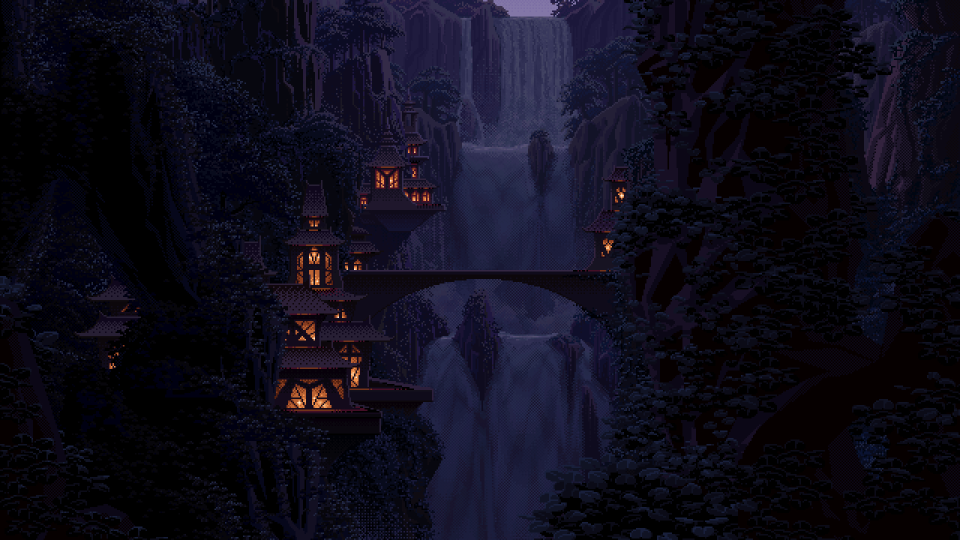
#> input picture assets/wallpaper.jpg, 1920 x 1080 px (shown at 1/2 size)
$ python image-to-ascii.py ../assets/wallpaper.jpg out.png
#> lines starting #> are read from the running program, lines starting #| are printed output that depends on the picture
#!/usr/bin/env python3
"""Image -> ASCII art (luminance mapped to character density).

Reproduces the reference site's full-bleed ASCII look: bright image regions
become dense glyphs, dark regions become sparse/space. Output is a plain .txt
asset meant to be imported with Vite's `?raw` and shown in a <pre>, exactly
like the existing footer ASCII art.

Usage:
    python scripts/image-to-ascii.py INPUT.png OUTPUT.txt [--cols 160] [--ramp " .:-=+*#%@"]
"""

import argparse
import sys

from PIL import Image, ImageOps

# Dark -> light. Leftmost char = darkest cell, rightmost = brightest.
DEFAULT_RAMP = " .:-=+*#%@"


def image_to_ascii(path: str, cols: int, ramp: str, invert: bool, cell: float) -> str:
#> called with path = '../assets/wallpaper.jpg', cols = 160, ramp = ' .:-=+*#%@', invert = False, cell = 0.5
    im = Image.open(path)
#> im is the input picture: PIL image 1920x1080 RGB; mean R, G, B 14.3, 12.6, 25.9
    if im.mode in ("RGBA", "LA") or (im.mode == "P" and "transparency" in im.info):
        # Composite transparency onto white so cut-outs don't read as black.
        bg = Image.new("RGB", im.size, (255, 255, 255))
        im = im.convert("RGBA")
        bg.paste(im, mask=im.split()[-1])
        im = bg
    else:
        im = im.convert("RGB")

    # `cell` is the monospace glyph height/width ratio (advance width vs line
    # height). ~0.6 for Geist Mono, ~0.5 for a generic 2:1 cell. Scaling rows by
    # it keeps the displayed ASCII aspect true so it fills the frame on both axes.
    aspect = im.height / im.width
#> aspect = 0.562
    rows = max(1, int(cols * aspect * cell))
#> rows = 45

    im = im.resize((cols, rows), Image.LANCZOS)
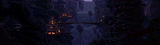
#> im: PIL image 160x45 RGB; mean R, G, B 14.3, 12.6, 26
    im = ImageOps.autocontrast(im, cutoff=1)
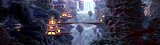
#> im: PIL image 160x45 RGB; mean R, G, B 57.9, 56.1, 72.8
    gray = im.convert("L")
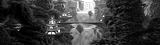
#> gray: PIL image 160x45 L; min 0, max 255, mean 58.5

    # Perceptual luminance (Rec. 601) via the grayscale channel directly.
    pixels = gray.load()
    last = len(ramp) - 1
    out_lines = []
    for y in range(rows):
        line = []
        for x in range(cols):
            idx = int(pixels[x, y] / 255 * last + 0.5)
            if invert:
                idx = last - idx
            line.append(ramp[idx])
        out_lines.append("".join(line).rstrip())
#> after the loop, out_lines = 45 items
    return "\n".join(out_lines) + "\n"


def main() -> int:
    ap = argparse.ArgumentParser(description=__doc__)
    ap.add_argument("input")
    ap.add_argument("output")
    ap.add_argument("--cols", type=int, default=160, help="target character width")
    ap.add_argument("--ramp", default=DEFAULT_RAMP, help="density ramp, dark -> light")
    ap.add_argument(
        "--invert",
        action="store_true",
        help="map bright image regions to sparse glyphs instead of dense",
    )
    ap.add_argument(
        "--cell",
        type=float,
        default=0.5,
        help="glyph height/width ratio (Geist Mono ~0.6); higher = more rows",
    )
    args = ap.parse_args()

    text = image_to_ascii(args.input, args.cols, args.ramp, args.invert, args.cell)
    with open(args.output, "w", encoding="utf-8") as fh:
        fh.write(text)

    width = max((len(l) for l in text.splitlines()), default=0)
#> width = 160
    height = len(text.splitlines())
#> height = 45
    print(f"wrote {args.output} ({width}x{height} chars)")
#| wrote out.png (160x45 chars)
    return 0


if __name__ == "__main__":
    raise SystemExit(main())
#> (the program exits here)
